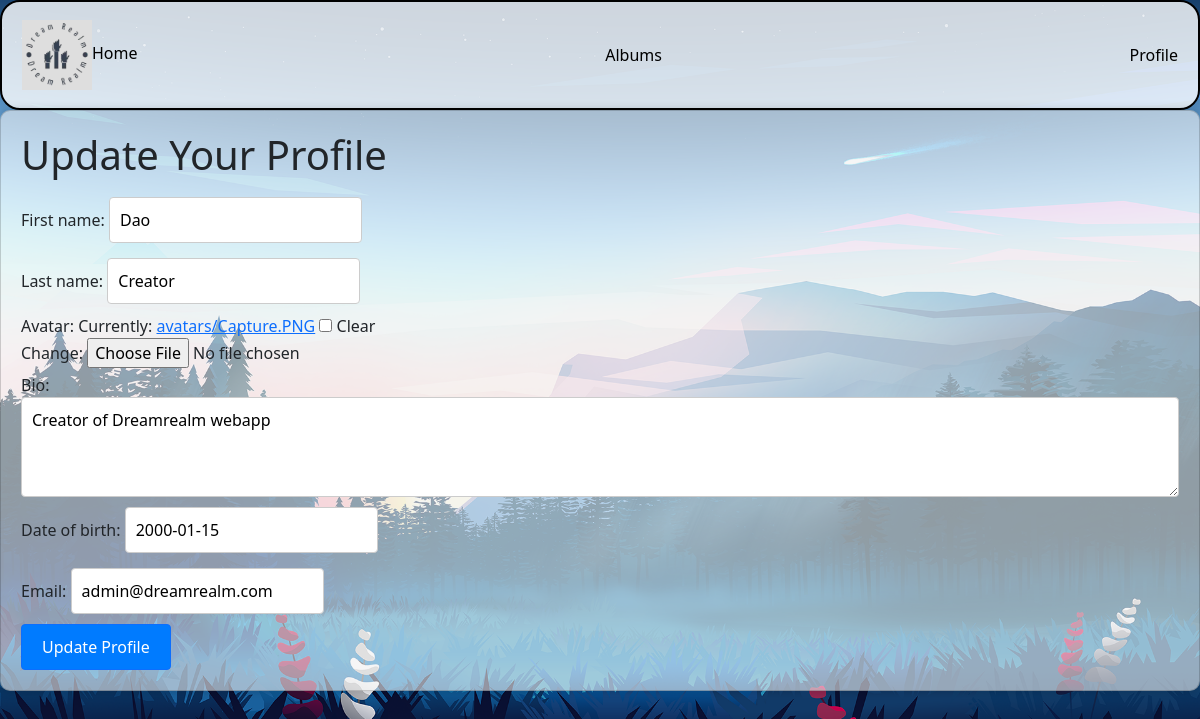
Page /user_auth/edit_profile/ (signed in) on the committed database.
### user_auth/models.py (models this page shows)
class Profile(models.Model):
    user = models.OneToOneField(User, on_delete=models.CASCADE)
    first_name = models.CharField(max_length=30, blank=True)
    last_name = models.CharField(max_length=30, blank=True)
    avatar = models.ImageField(upload_to='avatars/', blank=True, null=True)
    bio = models.TextField(blank=True)
    date_of_birth = models.DateField(null=True, blank=True)
    email = models.EmailField(blank=True)
    is_new = models.BooleanField(default=True)

### user_auth/views.py (the view)
# urls.py: path('edit_profile/', views.edit_profile, name='edit_profile'),
@login_required
def edit_profile(request):
    if request.method == 'POST':
        form = ProfileForm(data=request.POST, instance=request.user.profile, files=request.FILES)
        if form.is_valid():
            profile = form.save(commit=False)
            profile.is_new = False
            profile.save()
            return redirect('user_auth:show_user')
    else:
        form = ProfileForm(instance=request.user.profile)
    return render(request, 'profile/edit_profile.html', {'form': form})

### user_auth/forms.py (shortened to what this page needs)
class ProfileForm(forms.ModelForm):
    bio = forms.CharField(max_length=300, required=False, widget=forms.Textarea(attrs={'rows': 5}))
    class Meta:
        model = Profile
        fields = ['first_name', 'last_name', 'avatar', 'bio', 'date_of_birth', 'email']

### user_auth/templates/profile/edit_profile.html (shortened to what this page needs)
{% extends "authentication/base.html" %}
{% block content %}
    <div class="card">
        <h1 class="page-title">Update Your Profile</h1>
        <form action="" method="POST" enctype="multipart/form-data">
            {{ form.as_p }}
            <input type="submit" value="Update Profile" class="btn btn-primary">
        </form>
    </div>
{% endblock %}

### dream_realm/static/styles.css (style rules this page uses)
* { margin: 0; padding: 0; box-sizing: border-box; }
body { background-image: url("images/bg.jpg"); background-size: cover; background-repeat: no-repeat; background-attachment: fixed; }
.card { display: flex; justify-content: space-between; background-color: rgba(240, 240, 240, 0.6); padding: 20px; border-radius: 10px; box-shadow: 0px 0px 10px rgba(0, 0, 0, 0.2); }
form input[type="text"], form input[type="email"] { padding: 10px; margin: 5px 0; border: 1px solid #ccc; border-radius: 4px; }
form input[type="submit"] { padding: 10px 20px; background-color: #007BFF; color: #fff; border-radius: 4px; cursor: pointer; }
#id_bio { width: 100%; padding: 10px; border: 1px solid #ccc; border-radius: 4px; height: 100px; }
.user-details, p { margin: 5px 0; }

### rows in the picture
Profile: first_name "Dao", last_name "Creator", bio "Creator of Dreamrealm webapp", date_of_birth "2000-01-15", email "admin@dreamrealm.com"
